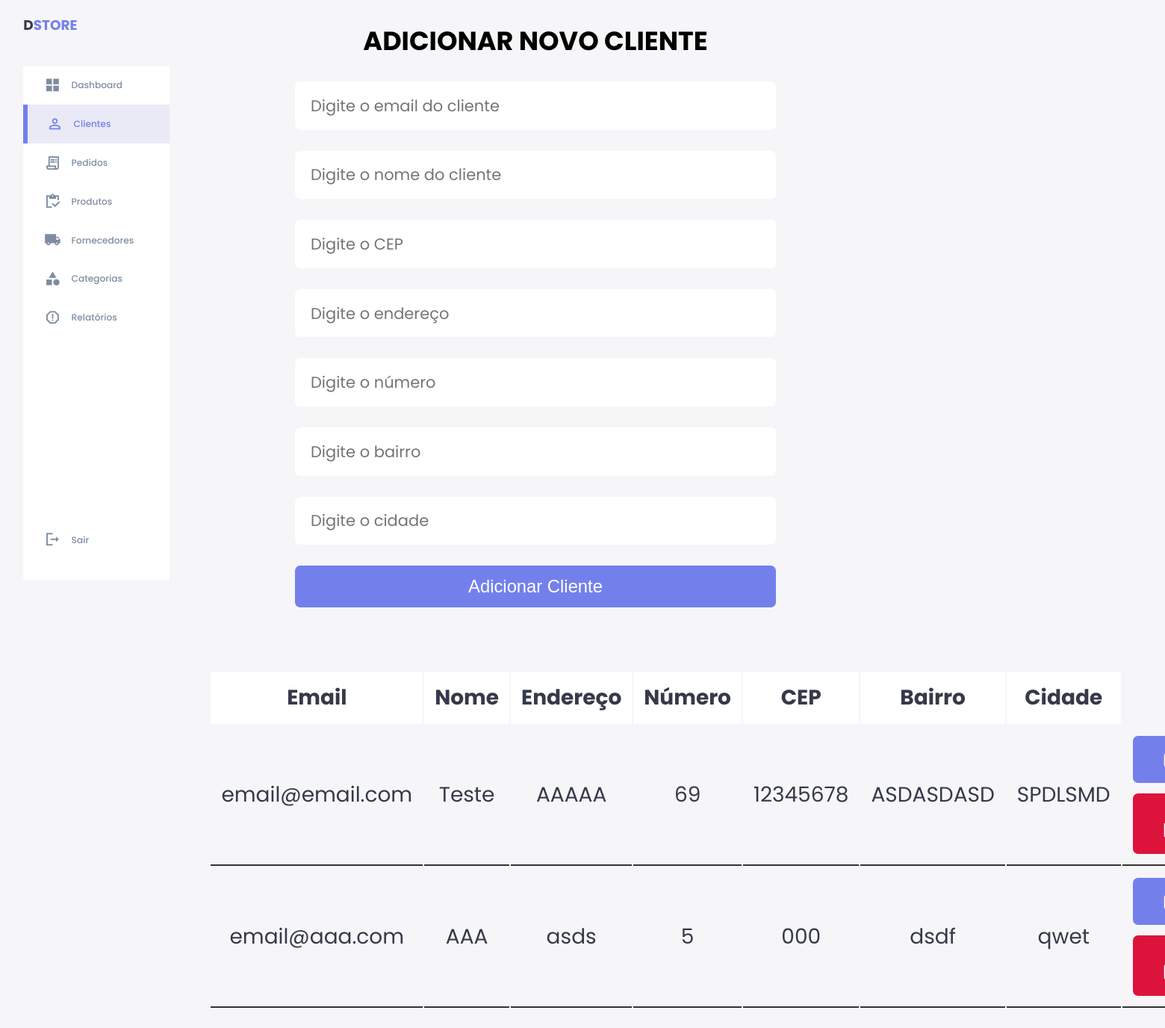
The app's page /addCliente.php with its own data.
### tables this page shows
CREATE TABLE `cliente` (
  `idCliente` int(255) NOT NULL,
  `emailCliente` varchar(255) NOT NULL,
  `nomeCliente` varchar(255) NOT NULL,
  `logradouro` varchar(500) NOT NULL,
  `numero` varchar(8) NOT NULL,
  `cep` varchar(8) NOT NULL,
  `bairro` varchar(255) NOT NULL,
  `cidade` varchar(255) NOT NULL
);

### addCliente.php (the view, shortened to what this page needs)
<?php
@include 'config.php';
?>
<!DOCTYPE html>
<html lang="pt-br">
<head>
  <link rel="stylesheet" href="styles/crudCliente.css" />
  <link rel="stylesheet" href="https://cdnjs.cloudflare.com/ajax/libs/font-awesome/6.2.0/css/all.min.css" />
</head>
<body>
  <div class="container">
    <aside>
      <div class="top">
        <div class="logo">
          <h2>D<span class="logo-color">STORE</span></h2>
        </div>
      </div>
      <div class="sidebar">
        <a href="dashboard.php">
          <span class="material-icons-sharp">grid_view</span>
          <h3>Dashboard</h3>
        </a>
        <a href="addCliente.php" class="active">
          <span class="material-icons-sharp">person_outline</span>
          <h3>Clientes</h3>
        </a>
        <a href="addPedido.php">
          <span class="material-icons-sharp">receipt_long</span>
          <h3>Pedidos</h3>
        </a>
        <a href="addProduto.php">
          <span class="material-icons-sharp">inventory</span>
          <h3>Produtos</h3>
        </a>
        <a href="addFornecedor.php">
          <span class="material-icons-sharp">local_shipping</span>
          <h3>Fornecedores</h3>
        </a>
        <a href="addCategoria.php">
          <span class="material-icons-sharp">
          </span>
          <h3>Categorias</h3>
        </a>
        <a href="gerarRelatorio.php">
          <span class="material-icons-sharp">report_gmailerrorred</span>
          <h3>Relatórios</h3>
        </a>
        <a href="index.php">
          <span class="material-icons-sharp"><?php logout() ?>logout</span>
          <h3>Sair</h3>
        </a>
      </div>
    </aside>
    <div class="admin-product-form-container">
      <form action="<?php $_SERVER['PHP_SELF'] ?>" method="post" enctype="multipart/form-data">
        <h2>Adicionar novo cliente</h2>
        <input type="email" placeholder="Digite o email do cliente" name="client_email" class="box" />
        <input type="text" placeholder="Digite o nome do cliente" name="client_name" class="box" />
        <input type="text" placeholder="Digite o CEP" name="client_cep" class="box" />
        <input type="text" placeholder="Digite o endereço" name="client_address" class="box" />
        <input type="text" placeholder="Digite o número" name="client_number" class="box" />
        <input type="text" placeholder="Digite o bairro" name="client_district" class="box" />
        <input type="text" placeholder="Digite o cidade" name="client_city" class="box" />
        <input type="submit" class="btn" name="add_client" value="Adicionar Cliente" />
      </form>
      <?php
      $select = mysqli_query($conn, "SELECT * FROM cliente");
      ?>
      <div class="product-container">
        <div class="product-display">
          <table class="product-display-table">
            <thead>
              <tr>
                <th>Email</th>
                <th>Nome</th>
                <th>Endereço</th>
                <th>Número</th>
                <th>CEP</th>
                <th>Bairro</th>
                <th>Cidade</th>
              </tr>
            </thead>
            <?php while ($row = mysqli_fetch_assoc($select)) { ?>
              <tr>
                <td><?php echo $row['emailCliente']; ?></td>
                <td><?php echo $row['nomeCliente']; ?></td>
                <td><?php echo $row['logradouro']; ?></td>
                <td><?php echo $row['numero']; ?></td>
                <td><?php echo $row['cep']; ?></td>
                <td><?php echo $row['bairro']; ?></td>
                <td><?php echo $row['cidade']; ?></td>
                <td>
                  <a href="editarCliente.php?edit=<?php echo $row['idCliente']; ?>" class="btn"> <i class="fas fa-edit"> edit </i> </a>
                  <a href="addCliente.php?delete=<?php echo $row['idCliente']; ?>" class="btn"> <i class="fas fa-trash"> delete </i> </a>
                </td>
              </tr>
            <?php }; ?>
          </table>
        </div>
      </div>
    </div>
  </div>
</body>
</html>

### styles/crudCliente.css (style rules this page uses)
:root { --color-primary: #7380ec; --color-danger: #ff7782; --color-success: #41f1b6; --color-warning: #ffbb55; --color-white: #fff; --color-info-dark: #7d8da1; --color-info-light: #dce1eb; --color-dark: #363949; --color-light: rgba(132, 139, 200, 0.18); --color-primary-variant: #111e88; --color-dark-variant: #677483; --color-background: #f6f6f9; --card-border-radius: 2rem; --border-radius-1: 0.4rem; --border-radius-2: 0.8rem; --border-radius-3: 1.2rem; --card-padding: 1.8rem; --padding-1: 1.2rem; --box-shadow: 0 2rem 3rem var(var(--color-light)); }
* { margin: 0; padding: 0; outline: 0; appearance: none; border: 0; text-decoration: none; list-style: none; box-sizing: border-box; }
html { font-size: 14px; }
body { width: 100vw; height: 100vh; font-family: poppins, sans-serif; font-size: 0.88rem; background-color: var(--color-background); user-select: none; overflow-x: hidden; color: var(--color-dark); }
.container { display: grid; width: 96%; margin: 0 auto; gap: 1.8rem; grid-template-columns: 14rem auto 23rem; }
h3 { font-size: 0.87rem; }
aside { height: 100vh; }
aside .top { display: flex; align-items: center; justify-content: space-between; margin-top: 1.4rem; }
aside .logo { display: flex; gap: 0.8rem; }
aside .logo .logo-color { color: var(--color-primary); }
aside .sidebar { background: var(--color-white); display: flex; flex-direction: column; height: 86vh; position: relative; top: 3rem; }
aside h3 { font-weight: 500; }
aside .sidebar a { display: flex; color: var(--color-info-dark); margin-left: 2rem; gap: 1rem; align-items: center; position: relative; height: 3.7rem; transition: all 300ms ease; }
aside .sidebar a span { font-size: 1.6rem; transition: all 300ms ease; }
aside .sidebar a:last-child { position: absolute; bottom: 2rem; width: 100%; }
aside .sidebar a.active { background: var(--color-light); color: var(--color-primary); margin-left: 0; }
aside .sidebar a.active:before { content: ''; width: 6px; height: 100%; background-color: var(--color-primary); }
aside .sidebar a.active span { color: var(--color-primary); margin-left: calc(1rem - 3px); }
.admin-product-form-container form { max-width: 50rem; margin: 0 auto; padding: 2rem; border-radius: 0.5rem; background: var(--color-background); }
.admin-product-form-container form h2 { text-transform: uppercase; color: black; margin-bottom: 1rem; text-align: center; font-size: 2.5rem; }
.admin-product-form-container form .box { width: 100%; font-family: poppins, sans-serif; border-radius: 0.5rem; padding: 1.2rem 1.5rem; font-size: 1.5rem; margin: 1rem 0; background: var(--color-white); }
.btn, form a { display: block; width: 100%; cursor: pointer; border-radius: 0.5rem; margin-top: 1rem; font-size: 1.7rem; padding: 1rem 3rem; background: var(--color-primary); text-align: center; color: var(--color-white); text-transform: none; transition: all 0.3s ease; }
.product-container { max-width: 50rem; padding: 2rem; }
.product-display { margin: 2rem 0; }
.product-display .product-display-table { width: 100%; text-align: center; }
.product-display .product-display-table thead { background-color: var(--color-white); }
.product-display .product-display-table th { font-size: 2rem; padding: 1rem; }
.product-display .product-display-table td { font-size: 2rem; padding: 1rem; border-bottom: .2rem solid #333; }
.product-display .product-display-table .btn:first-child { margin-top: 0; }
.product-display .product-display-table .btn:last-child { background: crimson; }

### records on screen
cliente: emailCliente "email@email.com", nomeCliente "Teste", logradouro "AAAAA", numero "69", cep "12345678", bairro "ASDASDASD", cidade "SPDLSMD"
cliente: emailCliente "email@aaa.com", nomeCliente "AAA", logradouro "asds", numero "5", cep "000", bairro "dsdf", cidade "qwet"
